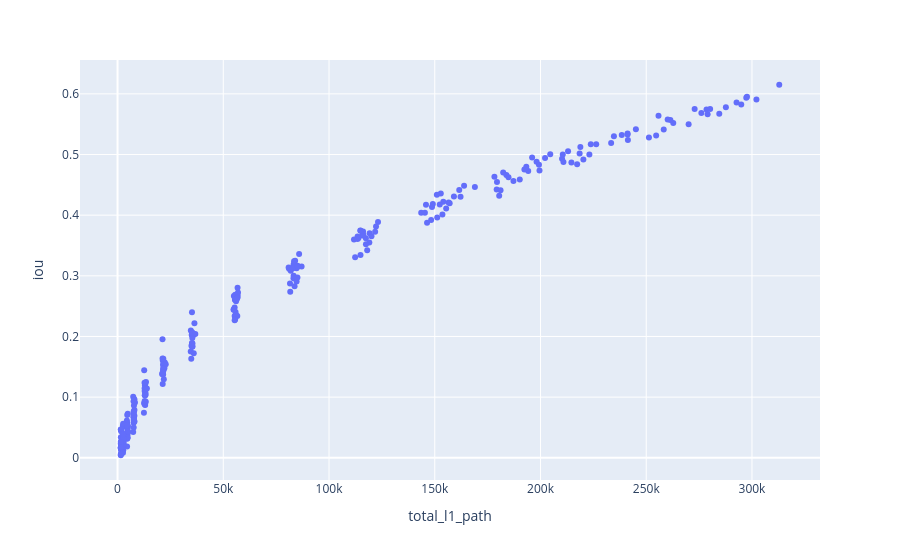

Source (notebook cell):
### Code cell
px.scatter(df_res_synth_tracked, x='total_l1_path', y='iou')

### Figure 1 — Plotly figure (JSON) as saved in the notebook; plotly's stock layout.template omitted (floating-point values rounded to 4 significant figures; data arrays with more than 128 entries replaced by an {"elided": "..."} marker saying what was removed)
{"data": [{"hovertemplate": "total_l1_path=%{x}<br>iou=%{y}<extra></extra>", "legendgroup": "", "marker": {"color": "#636efa", "symbol": "circle"}, "mode": "markers", "name": "", "orientation": "v", "showlegend": false, "type": "scatter", "x": {"elided": "280 float values"}, "xaxis": "x", "y": {"elided": "280 float values"}, "yaxis": "y"}], "layout": {"legend": {"tracegroupgap": 0}, "margin": {"t": 60}, "xaxis": {"anchor": "y", "domain": [0, 1], "title": {"text": "total_l1_path"}}, "yaxis": {"anchor": "x", "domain": [0, 1], "title": {"text": "iou"}}}}
